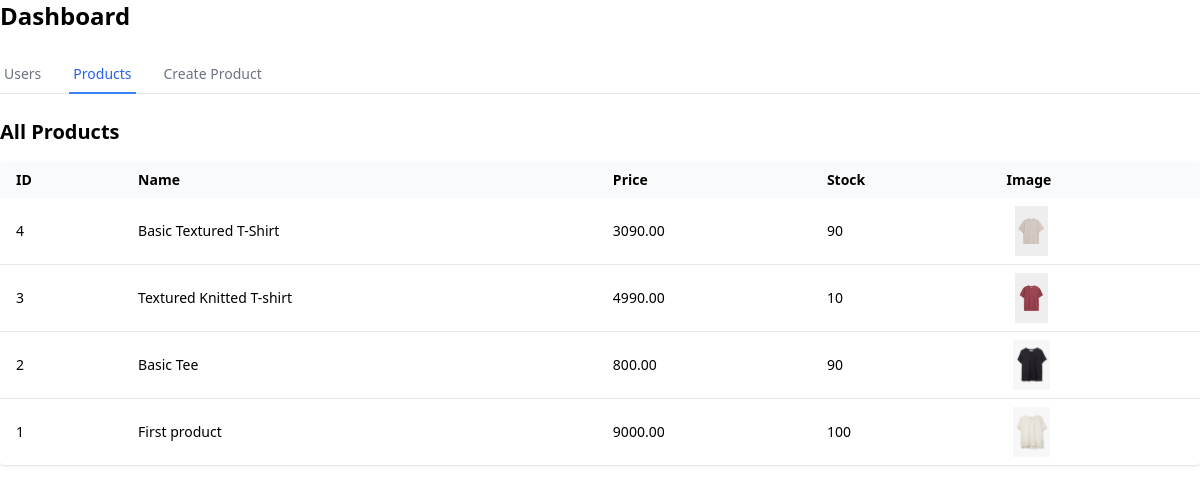
Page /products on the committed database.
### Phase2/app/models.py (models this page shows)
class Product(db.Model):
    __tablename__ = "products"
    id  = db.Column(db.Integer , primary_key=True)
    name = db.Column(db.String(150), nullable=False)
    description = db.Column(db.Text , nullable=False)
    price = db.Column(db.Float , nullable=False)
    stock = db.Column(db.Integer , default=0)
    image = db.Column(db.String(256))

### Phase2/app/admin.py (the view)
@admin.route("/products")
def products():
    all_products = Product.query.order_by(Product.id.desc()).all()
    return render_template("dashboard.html",
                           active_tab="products",
                           users=None,
                           products=all_products)

### Phase2/templates/dashboard.html (shortened to what this page needs)
{% extends "base.html" %}
{% block content %}
<h1 class="text-2xl font-semibold mb-6">Dashboard</h1>
<div class="border-b border-gray-200 mb-6">
  <nav class="-mb-px flex gap-6" aria-label="Tabs">
    <a href="{{ url_for('admin.users') }}"
       class="py-2 px-1 border-b-2 text-sm font-medium
              {% if active_tab == 'users' %}border-blue-500 text-blue-600
              {% else %}border-transparent text-gray-500 hover:text-gray-700 hover:border-gray-300{% endif %}">
      Users
    </a>
    <a href="{{ url_for('admin.products') }}"
       class="py-2 px-1 border-b-2 text-sm font-medium
              {% if active_tab == 'products' %}border-blue-500 text-blue-600
              {% else %}border-transparent text-gray-500 hover:text-gray-700 hover:border-gray-300{% endif %}">
      Products
    </a>
    <a href="{{ url_for('admin.create_product') }}"
       class="py-2 px-1 border-b-2 text-sm font-medium
              {% if active_tab == 'create' %}border-blue-500 text-blue-600
              {% else %}border-transparent text-gray-500 hover:text-gray-700 hover:border-gray-300{% endif %}">
      Create Product
    </a>
  </nav>
</div>
{% if active_tab == 'users' %}
  <section>
    <h2 class="text-xl font-semibold mb-4">All Users</h2>
    {% if users %}
      <div class="overflow-x-auto bg-white rounded shadow">
        <table class="min-w-full text-sm">
          <thead class="bg-gray-50">
            <tr>
              <th class="px-4 py-2 text-left">ID</th>
              <th class="px-4 py-2 text-left">Name</th>
              <th class="px-4 py-2 text-left">Email</th>
            </tr>
          </thead>
          <tbody class="divide-y">
            {% for u in users %}
              <tr>
                <td class="px-4 py-2">{{ u.id }}</td>
                <td class="px-4 py-2">{{ u.name }}</td>
                <td class="px-4 py-2">{{ u.email }}</td>
              </tr>
            {% endfor %}
          </tbody>
        </table>
      </div>
    {% else %}
      <p>No users found.</p>
    {% endif %}
  </section>
{% elif active_tab == 'products' %}
  <section>
    <h2 class="text-xl font-semibold mb-4">All Products</h2>
    {% if products %}
      <div class="overflow-x-auto bg-white rounded shadow">
        <table class="min-w-full text-sm">
          <thead class="bg-gray-50">
            <tr>
              <th class="px-4 py-2 text-left">ID</th>
              <th class="px-4 py-2 text-left">Name</th>
              <th class="px-4 py-2 text-left">Price</th>
              <th class="px-4 py-2 text-left">Stock</th>
              <th class="px-4 py-2 text-left">Image</th>
            </tr>
          </thead>
          <tbody class="divide-y">
            {% for p in products %}
              <tr>
                <td class="px-4 py-2">{{ p.id }}</td>
                <td class="px-4 py-2">{{ p.name }}</td>
                <td class="px-4 py-2">{{ "%.2f"|format(p.price) }}</td>
                <td class="px-4 py-2">{{ p.stock }}</td>
                <td class="px-4 py-2">
                  {% if p.image %}
                  <img class="w-[50px] h-[50px] object-contain" src="{{ url_for('uploaded_file', filename=p.image.split('uploads/')[-1]) }}">
                  {% else %}
                    —
                  {% endif %}
                </td>
              </tr>
            {% endfor %}
          </tbody>
        </table>
      </div>
    {% else %}
      <p>No products found.</p>
    {% endif %}
  </section>
{% endif %}
{% endblock %}

### Phase2/templates/base.html (shortened to what this page needs)
<!DOCTYPE html>
<html lang="en">
  <head>
    <script src="https://cdn.tailwindcss.com"></script>
</head>
  <body>
    {% block content %}{% endblock %}
    <script src="https://cdn.tailwindcss.com"></script>
</body>
</html>

### rows in the picture
Product: id "4", name "Basic Textured T-Shirt", price "3090.00", stock "90", image (picture)
Product: id "3", name "Textured Knitted T-shirt", price "4990.00", stock "10", image (picture)
Product: id "2", name "Basic Tee", price "800.00", stock "90", image (picture)
Product: id "1", name "First product", price "9000.00", stock "100", image (picture)
